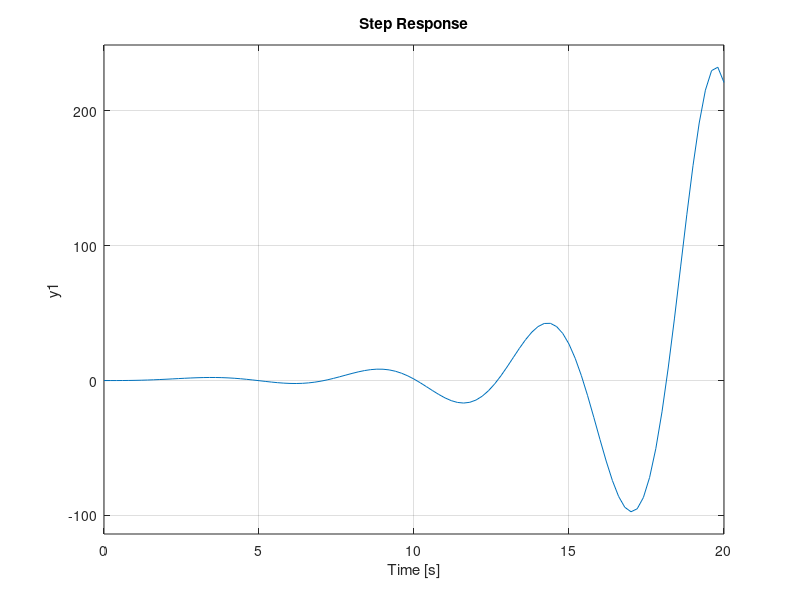

The MATLAB source for this figure: (Note: this script raises an error after producing the figure.)
% Isnan Firmansyah

% Declare variable
s = tf('s');

Kp= 1;
Ti = 3;

% Ki = Kp/Ti;
Ki = 0;

T =1; 
num = 1;
den = [T T/16 1];    
sys = tf(num, den) % system without PI 

sys_c = tf([Ki Kp], [1 0]) % Kp & Ki
% sys_c = tf([Kp]) % Kp only

complete = feedback(sys*sys_c, 1) % all signal after feedback

step(complete) %step response
% impulse(complete) %impulse response
% step(complete/s) %ramp response

stepinfo(complete)
% xlim([0 500]) 
% ylim([-2 2])
